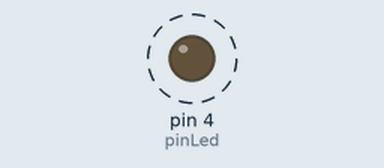
Recording of a sketch running on a simulated Arduino Uno, built with avr-gcc and run on an emulated ATmega328P. Parts: output pins drawn as LEDs (lit = HIGH). Dashed ring = blinking.

Above: at 0.5 s.
Timing chart, 0 to 4.6 s (numbered marks = the images above):
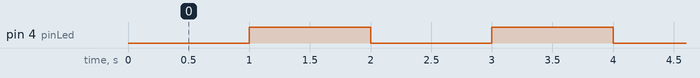

Measured:
- by itself, pin 4 (pinLed): alternates HIGH for 1.0 s and LOW for 1.0 s

The sketch:

TUTORIAL_Led_7.ino
```cpp
/*
   TUTORIAL LED PADA ARDUINO
   BLINK (LED BERKEDIP) TANPA PENGGUNAAN DELAY
   D4 -> Led Merah
   D5 -> Led Hijau (pin PWM)
   D6 -> Led Biru (pin PWM)
   D7 -> Led Kuning
*/

#define pinLed 4

int statusLed = LOW;
unsigned long millisSebelumnya = 0;
const long interval = 1000;

void setup() {
  pinMode(pinLed, OUTPUT); //set menjadi output
}

void loop() {
  unsigned long millisSekarang = millis();
  if(millisSekarang - millisSebelumnya >= interval){
    millisSebelumnya = millisSekarang;
    statusLed=!statusLed;
  }
  digitalWrite(pinLed, statusLed);
}
```
